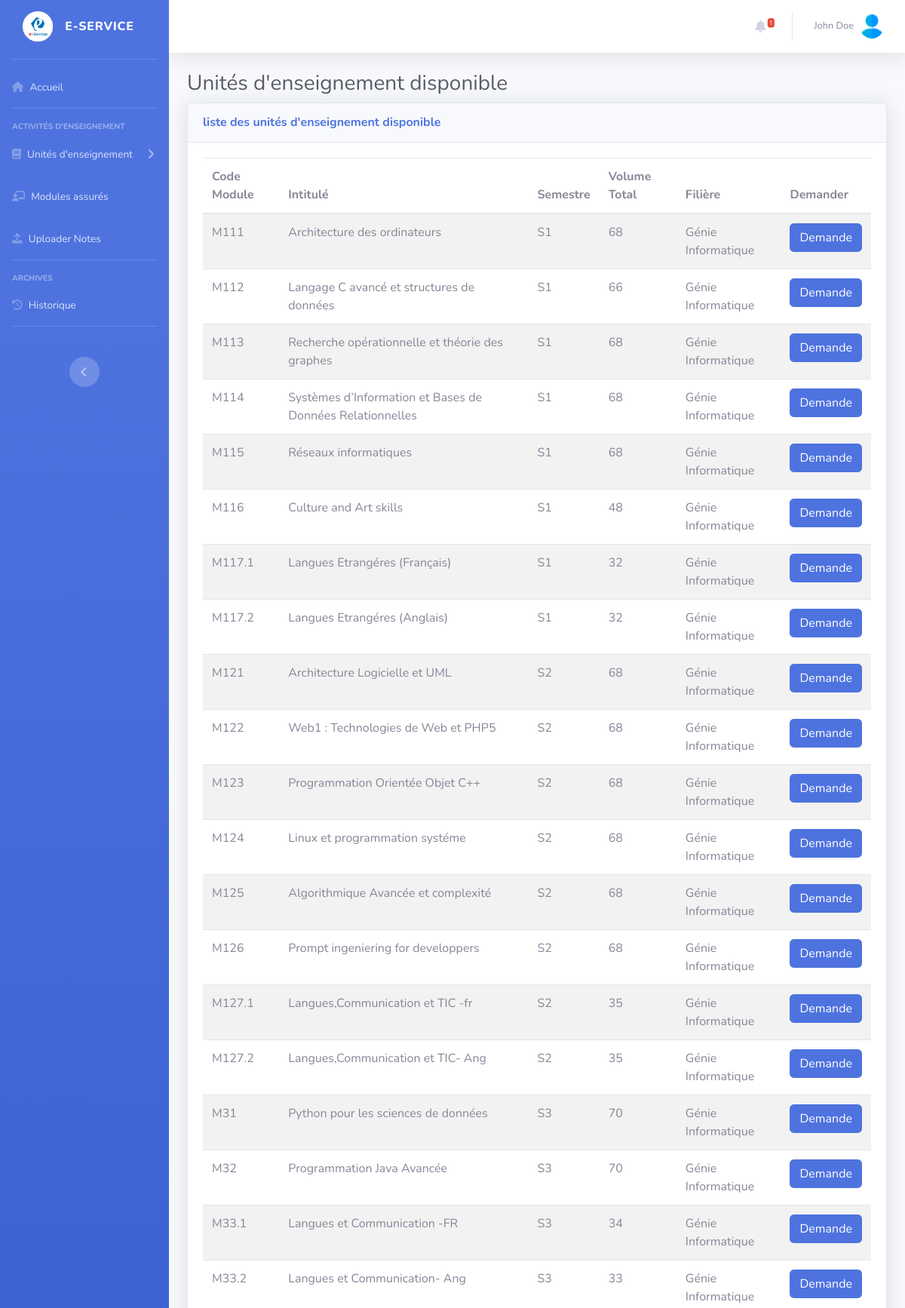
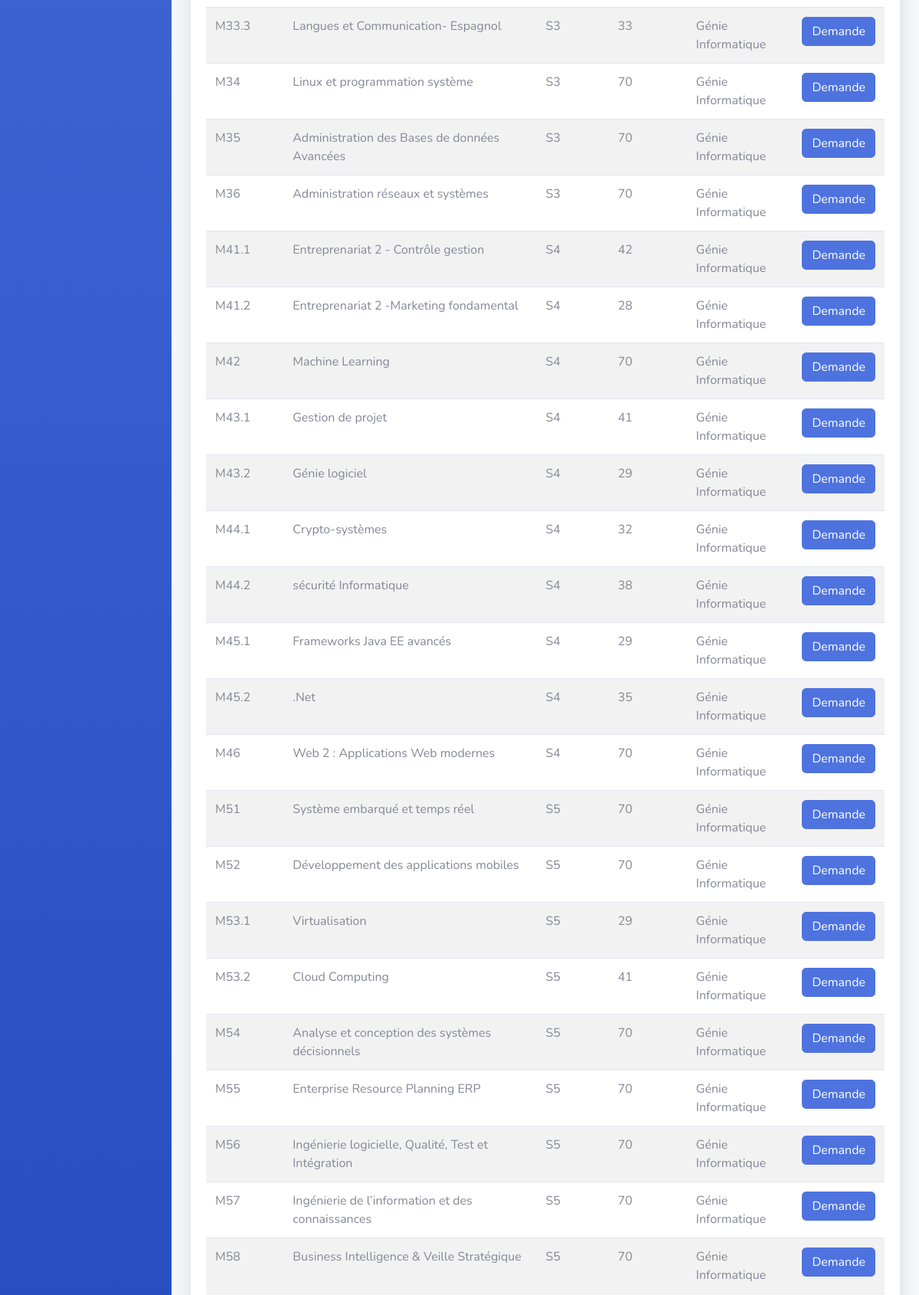
Screenshot of /Views/ProfViews/demUe.php (signed in, upper part) with the database file from the repository (2 pictures, top to bottom).
### tables this page shows
CREATE TABLE `utilisateurs` (
  `id` int(11) NOT NULL,
  `firstName` varchar(50) NOT NULL,
  `lastName` varchar(75) NOT NULL,
  `CIN` varchar(10) NOT NULL,
  `Birthdate` date NOT NULL,
  `email` varchar(50) NOT NULL,
  `password` varchar(255) NOT NULL,
  `speciality` varchar(70) NOT NULL,
  `id_departement` int(11) NOT NULL,
  `creation_date` datetime NOT NULL DEFAULT current_timestamp(),
  `must_change_password` tinyint(1) DEFAULT 1
);

CREATE TABLE `units` (
  `id` int(11) NOT NULL,
  `code_module` varchar(10) NOT NULL,
  `intitule` varchar(100) NOT NULL,
  `semestre` varchar(2) NOT NULL,
  `credits` decimal(11,2) NOT NULL,
  `speciality` varchar(50) NOT NULL,
  `departement_id` int(11) NOT NULL,
  `id_filiere` int(11) NOT NULL,
  `statut` tinyint(4) NOT NULL DEFAULT 0,
  `date_creation` datetime NOT NULL DEFAULT current_timestamp()
);

CREATE TABLE `volumehorraire` (
  `id_unit` int(11) NOT NULL,
  `Cours` int(11) NOT NULL,
  `TD` int(11) NOT NULL,
  `TP` int(11) NOT NULL,
  `Autre` int(11) NOT NULL,
  `Evaluation` int(11) NOT NULL,
  `VolumeTotal` int(11) GENERATED ALWAYS AS (`Cours` + `TD` + `TP` + `Autre` + `Evaluation`) STORED
);

CREATE TABLE `filieres` (
  `id` int(11) NOT NULL,
  `label` varchar(100) NOT NULL,
  `acronym` varchar(10) NOT NULL,
  `id_departement` int(11) NOT NULL
);

### Model/database.php (called while the page is built, shortened)
<?php
    function dataBaseConnection(){
        try{
            $pdo=new PDO('mysql:host=localhost;dbname=EserviceDB;port=3306;charset=utf8','root','',array(PDO::ATTR_ERRMODE=>PDO::ERRMODE_EXCEPTION));
        }catch(Exception $e){
            echo $e->getMessage();
        }
        return $pdo;
    }
    function GetFromDb($query,$values,$fetchAll=true){
        try {
            $pdo=dataBaseConnection();
            $stmt=$pdo->prepare($query);
            if (is_array($values)){
                $stmt->execute($values);
            }else{
                $stmt->execute([$values]);
            }
            if($fetchAll){
                $data=$stmt->fetchAll(PDO::FETCH_ASSOC);
            }else{
                $data=$stmt->fetch(PDO::FETCH_ASSOC);
            }
                return $data;
        } catch (Exception $e) {
            error_log("Error : " . $e->getMessage());
            return false;
        }
    }

### Views/ProfViews/demUe.php (the view, shortened to what this page needs)
<?php
    $data=GetFromDb("SELECT * FROM utilisateurs WHERE id=? ;",$_SESSION['id'],false);
    $userName=$data['firstName'].' '.$data['lastName'];
    $units=GetFromDb("SELECT * FROM units WHERE departement_id=? AND statut=0 ;",$data['id_departement']);
?>
    <div id="wrapper">
    <?php require_once "../include/navBars/ProfNav.php";?>
    <?php require_once "../include/header.php";?>
        <div id="content-wrapper" class="d-flex flex-column">
            <div id="content">
                <div class="container-fluid">
                    <h1 class="h3 mb-2 text-gray-800">Unités d'enseignement disponible</h1>
                    <div class="card shadow mb-4">
                        <div class="card-header py-3 d-flex justify-content-between align-items-center">
                            <h6 class="m-0 font-weight-bold text-primary">liste des unités d'enseignement disponible</h6>
                        </div>
                        <div class="card-body">
                            <div class="table-responsive">
                    <table class="table table-striped">
                            <thead>
                                <tr>
                                    <th rowspan="2">Code Module</th>
                                    <th rowspan="2">Intitulé</th>
                                    <th rowspan="2">Semestre</th>
                                    <th rowspan="2">Volume Total</th>
                                    <th rowspan="2">Filière</th>
                                    <th rowspan="2">Demander</th>
                                </tr>
                            </thead>
                            <tbody>
                                    <?php foreach($units as $unit){
                                            $filiere = GetFromDb("SELECT * FROM filieres WHERE id=? ;",$unit['id_filiere'],false);
                                            $hours=GetFromDb('SELECT * FROM volumehorraire WHERE id_unit=?;',$unit['id'],false);
                                            $VolumeTotal = $hours['VolumeTotal'] ?? 0;
                                    ?>
                                        <tr>
                                            <td><?php echo $unit['code_module'];?></td>
                                            <td><?php echo $unit['intitule'];?></td>
                                            <td><?php echo $unit['semestre'];?></td>
                                            <td><?php echo $VolumeTotal;?></td>
                                            <td>
                                                <?php echo ($filiere && isset($filiere['label'])) ? $filiere['label'] : ''; ?>
                                            </td>
                                            <td class="text-center">
                                                    <a href="demandeUE.php?id=<?=$unit['id']?>" class="btn btn-primary ">Demande</a>
                                            </td>
                                        </tr>
                                       <?php }?>
                                    </tbody>
                </table>
                            </div>
                        </div>
                    </div>
                </div>
            </div>
        </div>
    </div>
    <?php require_once "../include/footer.php";?>
<?php
    include_once "../dashboards.php";
?>

### Views/include/header.php (shortened to what this page needs)
<div id="content-wrapper" class="d-flex flex-column">
    <div id="content">
        <nav class="navbar navbar-expand navbar-light bg-white topbar mb-4 static-top shadow">
            <ul class="navbar-nav ml-auto">
                <li class="nav-item dropdown no-arrow mx-1">
                <a class="nav-link dropdown-toggle" href="#" id="alertsDropdown" role="button"
                    data-toggle="dropdown" aria-haspopup="true" aria-expanded="false">
                    <i class="fas fa-bell fa-fw"></i>
                    <span class="badge badge-danger badge-counter">!</span>
                </a>
                </li>
                <li class="nav-item dropdown no-arrow">
                    <a class="nav-link dropdown-toggle" href="#" id="userDropdown" role="button"
                        data-toggle="dropdown" aria-haspopup="true" aria-expanded="false">
                        <span class="mr-2 d-none d-lg-inline text-gray-600 small"><?= $userName ?></span>
                        <img class="img-profile rounded-circle"
                            src="..\..\startbootstrap-sb-admin-2-gh-pages\img\logo3.png">
                    </a>
                </li>
            </ul>
        </nav>

### rows the page displays
utilisateurs: userName "John Doe"
units: code_module "M111", intitule "Architecture des ordinateurs", semestre "S1", volumehorraire.VolumeTotal "68", id_filiere.label "Génie Informatique"
units: code_module "M112", intitule "Langage C avancé et structures de données", semestre "S1", volumehorraire.VolumeTotal "66", id_filiere.label "Génie Informatique"
units: code_module "M113", intitule "Recherche opérationnelle et théorie des graphes", semestre "S1", volumehorraire.VolumeTotal "68", id_filiere.label "Génie Informatique"
units: code_module "M114", intitule "Systèmes d’Information et Bases de Données Relationnelles", semestre "S1", volumehorraire.VolumeTotal "68", id_filiere.label "Génie Informatique"
units: code_module "M115", intitule "Réseaux informatiques", semestre "S1", volumehorraire.VolumeTotal "68", id_filiere.label "Génie Informatique"
units: code_module "M116", intitule "Culture and Art skills", semestre "S1", volumehorraire.VolumeTotal "48", id_filiere.label "Génie Informatique"
units: code_module "M117.1", intitule "Langues Etrangéres (Français)", semestre "S1", volumehorraire.VolumeTotal "32", id_filiere.label "Génie Informatique"
units: code_module "M117.2", intitule "Langues Etrangéres (Anglais)", semestre "S1", volumehorraire.VolumeTotal "32", id_filiere.label "Génie Informatique"
units: code_module "M121", intitule "Architecture Logicielle et UML", semestre "S2", volumehorraire.VolumeTotal "68", id_filiere.label "Génie Informatique"
units: code_module "M122", intitule "Web1 : Technologies de Web et PHP5", semestre "S2", volumehorraire.VolumeTotal "68", id_filiere.label "Génie Informatique"
units: code_module "M123", intitule "Programmation Orientée Objet C++", semestre "S2", volumehorraire.VolumeTotal "68", id_filiere.label "Génie Informatique"
units: code_module "M124", intitule "Linux et programmation systéme", semestre "S2", volumehorraire.VolumeTotal "68", id_filiere.label "Génie Informatique"
units: code_module "M125", intitule "Algorithmique Avancée et complexité", semestre "S2", volumehorraire.VolumeTotal "68", id_filiere.label "Génie Informatique"
units: code_module "M126", intitule "Prompt ingeniering for developpers", semestre "S2", volumehorraire.VolumeTotal "68", id_filiere.label "Génie Informatique"
units: code_module "M127.1", intitule "Langues,Communication et TIC -fr", semestre "S2", volumehorraire.VolumeTotal "35", id_filiere.label "Génie Informatique"
units: code_module "M127.2", intitule "Langues,Communication et TIC- Ang", semestre "S2", volumehorraire.VolumeTotal "35", id_filiere.label "Génie Informatique"
units: code_module "M31", intitule "Python pour les sciences de données", semestre "S3", volumehorraire.VolumeTotal "70", id_filiere.label "Génie Informatique"
units: code_module "M32", intitule "Programmation Java Avancée", semestre "S3", volumehorraire.VolumeTotal "70", id_filiere.label "Génie Informatique"
units: code_module "M33.1", intitule "Langues et Communication -FR", semestre "S3", volumehorraire.VolumeTotal "34", id_filiere.label "Génie Informatique"
units: code_module "M33.2", intitule "Langues et Communication- Ang", semestre "S3", volumehorraire.VolumeTotal "33", id_filiere.label "Génie Informatique"
units: code_module "M33.3", intitule "Langues et Communication- Espagnol", semestre "S3", volumehorraire.VolumeTotal "33", id_filiere.label "Génie Informatique"
units: code_module "M34", intitule "Linux et programmation système", semestre "S3", volumehorraire.VolumeTotal "70", id_filiere.label "Génie Informatique"
units: code_module "M35", intitule "Administration des Bases de données Avancées", semestre "S3", volumehorraire.VolumeTotal "70", id_filiere.label "Génie Informatique"
units: code_module "M36", intitule "Administration réseaux et systèmes", semestre "S3", volumehorraire.VolumeTotal "70", id_filiere.label "Génie Informatique"
units: code_module "M41.1", intitule "Entreprenariat 2 - Contrôle gestion", semestre "S4", volumehorraire.VolumeTotal "42", id_filiere.label "Génie Informatique"
units: code_module "M41.2", intitule "Entreprenariat 2 -Marketing fondamental", semestre "S4", volumehorraire.VolumeTotal "28", id_filiere.label "Génie Informatique"
units: code_module "M42", intitule "Machine Learning", semestre "S4", volumehorraire.VolumeTotal "70", id_filiere.label "Génie Informatique"
units: code_module "M43.1", intitule "Gestion de projet", semestre "S4", volumehorraire.VolumeTotal "41", id_filiere.label "Génie Informatique"
units: code_module "M43.2", intitule "Génie logiciel", semestre "S4", volumehorraire.VolumeTotal "29", id_filiere.label "Génie Informatique"
units: code_module "M44.1", intitule "Crypto-systèmes", semestre "S4", volumehorraire.VolumeTotal "32", id_filiere.label "Génie Informatique"
units: code_module "M44.2", intitule "sécurité Informatique", semestre "S4", volumehorraire.VolumeTotal "38", id_filiere.label "Génie Informatique"
units: code_module "M45.1", intitule "Frameworks Java EE avancés", semestre "S4", volumehorraire.VolumeTotal "29", id_filiere.label "Génie Informatique"
units: code_module "M45.2", intitule ".Net", semestre "S4", volumehorraire.VolumeTotal "35", id_filiere.label "Génie Informatique"
units: code_module "M46", intitule "Web 2 : Applications Web modernes", semestre "S4", volumehorraire.VolumeTotal "70", id_filiere.label "Génie Informatique"
units: code_module "M51", intitule "Système embarqué et temps réel", semestre "S5", volumehorraire.VolumeTotal "70", id_filiere.label "Génie Informatique"
units: code_module "M52", intitule "Développement des applications mobiles", semestre "S5", volumehorraire.VolumeTotal "70", id_filiere.label "Génie Informatique"
units: code_module "M53.1", intitule "Virtualisation", semestre "S5", volumehorraire.VolumeTotal "29", id_filiere.label "Génie Informatique"
units: code_module "M53.2", intitule "Cloud Computing", semestre "S5", volumehorraire.VolumeTotal "41", id_filiere.label "Génie Informatique"
units: code_module "M54", intitule "Analyse et conception des systèmes décisionnels", semestre "S5", volumehorraire.VolumeTotal "70", id_filiere.label "Génie Informatique"
units: code_module "M55", intitule "Enterprise Resource Planning ERP", semestre "S5", volumehorraire.VolumeTotal "70", id_filiere.label "Génie Informatique"
units: code_module "M56", intitule "Ingénierie logicielle, Qualité, Test et Intégration", semestre "S5", volumehorraire.VolumeTotal "70", id_filiere.label "Génie Informatique"
units: code_module "M57", intitule "Ingénierie de l’information et des connaissances", semestre "S5", volumehorraire.VolumeTotal "70", id_filiere.label "Génie Informatique"
units: code_module "M58", intitule "Business Intelligence & Veille Stratégique", semestre "S5", volumehorraire.VolumeTotal "70", id_filiere.label "Génie Informatique"
